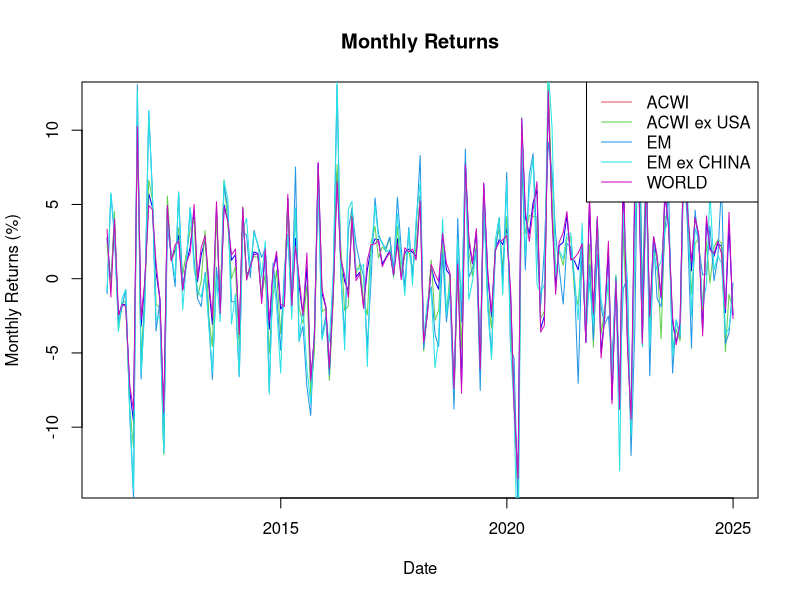
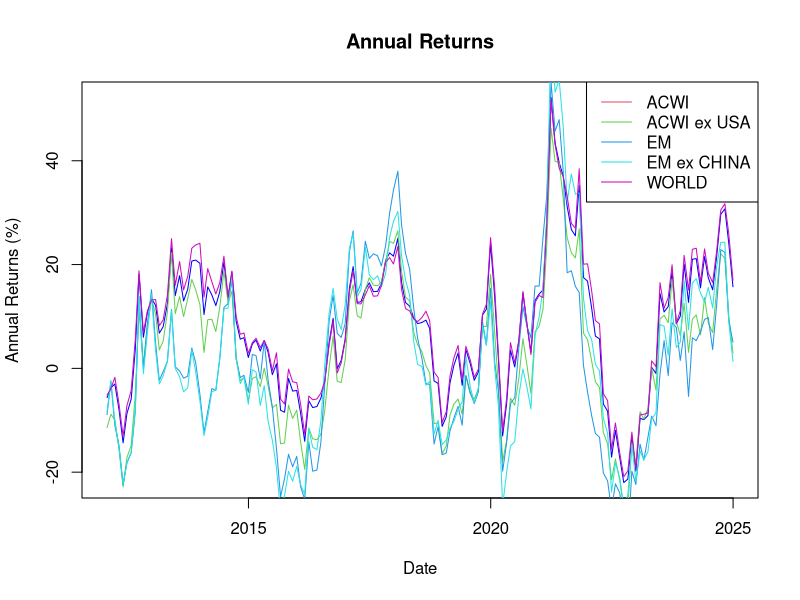

Here is the R script that generated these plots, in order:
# Load required libraries
library(readxl)

# Read the Excel file
msci_data <- read_excel("MSCI-Indexes.xlsx")

# Functions to calculate monthly returns and Data Frame with the results
monthly_returns <- function(index) {
  returns <- numeric()
  for (i in seq_along(index)) {
    if (i == 1) {
      next
    }
    returns <- c(returns, 100 * (index[i] - index[i - 1]) / index[i - 1])
  }
  returns
}

calculate_monthly_returns <- function(data) {
  dates <- data$"Date"

  returns_df <- data.frame(Date = dates[-1])

  for (col in names(data)[-1]) {
    returns_df[[col]] <- monthly_returns(data[[col]])
  }

  returns_df
}


# Functions to calculate annual returns and Data Frame with the results
annual_returns <- function(index) {
  returns <- numeric()
  for (i in seq_along(index)) {
    if (i <= 12) {
      next  # Skip the first 12 months since there's no previous year to compare
    }
    returns <- c(returns, 100 * (index[i] - index[i - 12]) / index[i - 12])
  }
  returns
}

calculate_annual_returns <- function(data) {
  dates <- data$"Date"

  # Exclude the first 12 months from the Date column
  returns_df <- data.frame(Date = dates[-(1:12)])

  for (col in names(data)[-1]) {
    returns_df[[col]] <- annual_returns(data[[col]])
  }

  returns_df
}


monthly_returns_df <- calculate_monthly_returns(msci_data)
annual_returns_df <- calculate_annual_returns(msci_data)

# Plot monthly returns
jpeg("img/monthly_returns_plot.jpg", width = 1920, height = 1080)
plot(monthly_returns_df$Date, monthly_returns_df[[2]], type = "l", col = "blue",
     xlab = "Date", ylab = "Monthly Returns (%)", main = "Monthly Returns")
for (i in 3:ncol(monthly_returns_df)) {
  lines(monthly_returns_df$Date, monthly_returns_df[[i]], col = i)
}
legend("topright", legend = names(monthly_returns_df)[-1], col = 2:ncol(monthly_returns_df), lty = 1)
dev.off()

# Plot annual returns
jpeg("img/annual_returns_plot.jpg", width = 1920, height = 1080)
plot(annual_returns_df$Date, annual_returns_df[[2]], type = "l", col = "blue",
     xlab = "Date", ylab = "Annual Returns (%)", main = "Annual Returns")
for (i in 3:ncol(annual_returns_df)) {
  lines(annual_returns_df$Date, annual_returns_df[[i]], col = i)
}
legend("topright", legend = names(annual_returns_df)[-1], col = 2:ncol(annual_returns_df), lty = 1)
dev.off()

